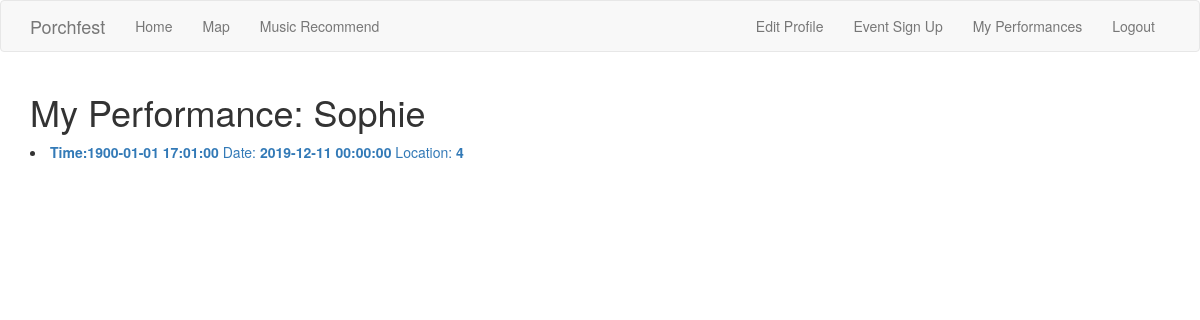
Page /my_performances/ (signed in) on the earlier database version.
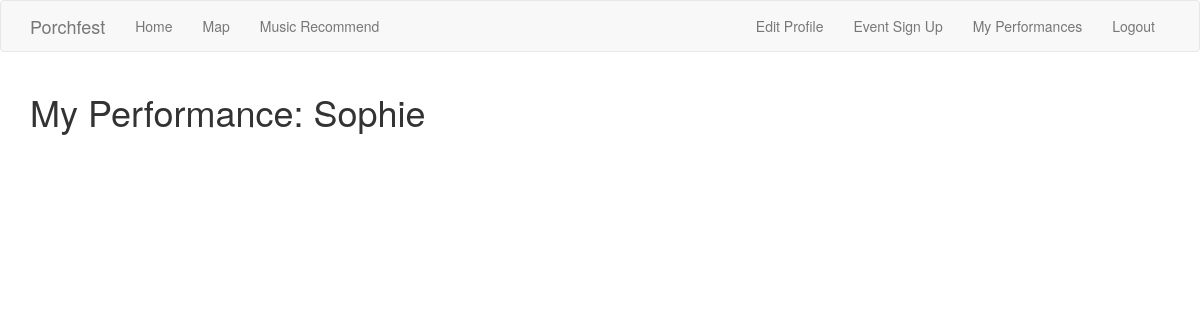
Same page on the later database version.
### app/models.py (models this page shows, shortened)
class Artist(UserMixin, db.Model):
    id = db.Column(db.Integer, primary_key=True)
    artistName = db.Column(db.String(64), index=True, unique=True)
    bio = db.Column(db.String(600))
    genre = db.Column(db.String)
    artistPerformances= db.relationship('ArtistToPerformance')
    email = db.Column(db.String(120), index=True, unique=True)
    password_hash = db.Column(db.String(128))

class ArtistToPerformance(db.Model):
    artistID = db.Column(db.Integer, db.ForeignKey('artist.id'),  primary_key=True)
    performanceID = db.Column(db.Integer, db.ForeignKey('performance.id'), primary_key=True)
    artist = db.relationship('Artist')
    performance = db.relationship('Performance')

class Performance(db.Model):
    id = db.Column(db.Integer, primary_key=True)
    time = db.Column(db.DateTime, index=True)
    date = db.Column(db.DateTime, index=True)
    locationId = db.Column(db.Integer, db.ForeignKey('location.id'))
    artistPerformances = db.relationship('ArtistToPerformance')

### app/routes.py (the view)
@app.route('/my_performances/', methods=['GET', 'POST'])
@login_required
def my_performances():
    events = current_user.artistPerformances
    return render_template('my_performances.html', artist=current_user, event_list=events)

### app/models.py (called while the page is built)
@login.user_loader
def load_user(id):
    return Artist.query.get(int(id))

### app/templates/my_performances.html
{% extends "base.html" %}
{% import 'bootstrap/wtf.html' as wtf %}
{% block app_content %}
<h1>My Performance: {{ artist.artistName }}</h1>
    {% for x in event_list %}
        <li><a href="{{ url_for('performance_edit', performance=x.performance.id) }}"><b>Time:{{x.performance.time }}</b> Date:  <b>{{ x.performance.date }}</b> Location: <b>{{ x.performance.locationId }}</b></a></li>
       {% endfor %}
{% endblock %}

### app/templates/base.html (shortened to what this page needs)
{% extends 'bootstrap/base.html' %}
{% block navbar %}
    <nav class="navbar navbar-default">
        <div class="container">
            <div class="navbar-header">
                <a class="navbar-brand" href="/index">Porchfest</a>
            </div>
            <div class="collapse navbar-collapse" id="bs-example-navbar-collapse-1">
                <ul class="nav navbar-nav">
                    <li><a href="/index">Home</a></li>
                    <li> <a href="/map">Map</a></li>
                    <li> <a href="/music_recommend">Music Recommend</a></li>
                </ul>
                <ul class="nav navbar-nav navbar-right">
                    {% if current_user.is_anonymous %}
                        <li> <a href="/login">Login</a></li>
                    {% else %}
                        <li><a href="/edit_profile">Edit Profile</a></li>
                         <li> <a href="/event_sign_up">Event Sign Up</a></li>
                        <li> <a href="/my_performances">My Performances</a></li>
                        <li><a href="/logout">Logout</a></li>
                    {% endif %}
                </ul>
            </div>
        </div>
    </nav>
{% endblock %}
{% block content %}
    <div class="container">
        {% block app_content %}{% endblock %}
    </div>
{% endblock %}

Differences in the rows shown:
removed ArtistToPerformance: performance.time "1900-01-01 17:01:00", performance "2019-12-11 00:00:00", performance.locationId "4"
